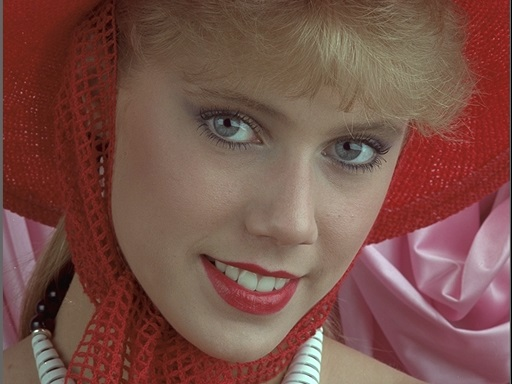
#> input picture I04.jpg, 512 x 384 px
$ python de2.py
#> lines starting #> are read from the running program, lines starting #| are printed output that depends on the picture
import cv2
import numpy as np
from matplotlib import pyplot as plt

# 1. đọc ảnh
I = cv2.imread("./I04.jpg")
#> I is the input picture: shape (384, 512, 3); mean B, G, R 72.7, 80.9, 121.3
# cv2.imshow("I", I)

# 2. size ảnh về kích thước 256x256
I2 = cv2.resize(I, (256, 256))
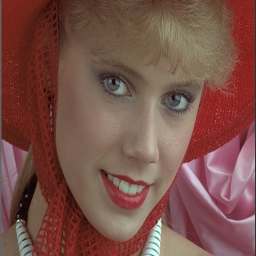
#> I2: shape (256, 256, 3); mean B, G, R 72.7, 80.9, 121.3
# cv2.imshow("I2", I2)

# 3. chuyển ảnh sang HSV
Ihsv = cv2.cvtColor(I, cv2.COLOR_BGR2HSV)
#> Ihsv: shape (384, 512, 3); mean H, S, V 37.4, 113.6, 121.6
# cv2.imshow("kenh S", Ihsv[:, :, 1])

# 4. làm trơn kênh V của ảnh Ihsv
Ihsv_tron = cv2.blur(Ihsv[:, :, 2], (3, 3))
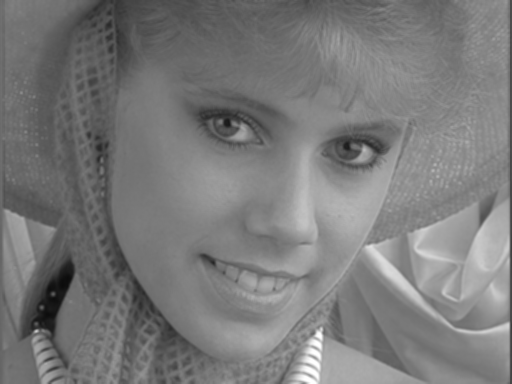
#> Ihsv_tron: shape (384, 512); min 11, max 255, mean 121.6
# cv2.imshow("Ihsv_tron", Ihsv_tron)

I3 = cv2.cvtColor(Ihsv, cv2.COLOR_HSV2BGR)
# cv2.imshow("I3", I3)

# 5. xác định biên theo phương pháp Candy của kênh
Ivb = cv2.Canny(Ihsv[:, :, 2], 0, 255)
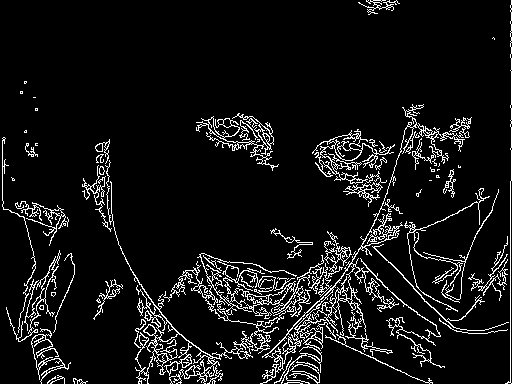
#> Ivb: shape (384, 512); 7.8% white in thin lines or dots
# cv2.imshow("Ivb", Ivb)

# 6. xác định histogram của kênh S của ảnh Ihsv. vẽ histogram

# xây dựng hàm tính histogram
def tinh_his(Ihsv):
    r = Ihsv.shape[0]
#> r = 384
    c = Ihsv.shape[1]
#> c = 512
    mat_his = np.zeros(256, dtype='uint32')
    for i in range(0, r):
        for j in range(0, c):
            mat = Ihsv[i][j]
            mat_his[mat] = mat_his[mat] + 1
#> after the loop, mat_his = 256 values, max 2346 at index 68, min 0 at index 1, mean 768
    return mat_his


hist = tinh_his(Ihsv[:, :, 1])
#> hist has the same summary as mat_his in tinh_his
# [6 lines of commented-out code are left out]
hist_function = cv2.calcHist(Ihsv[:, :, 1], channels=[2], mask=None, histSize=[256], ranges=[0, 256])
#> hist_function = 256 values, max 17 at index 194, min 0 at index 0, mean 2
plt.plot(hist_function)
# print(hist_function)
# plt.show()

# ----------- cân bằng histogram -------------
hist_canbang = cv2.equalizeHist(Ihsv[:, :, 1])
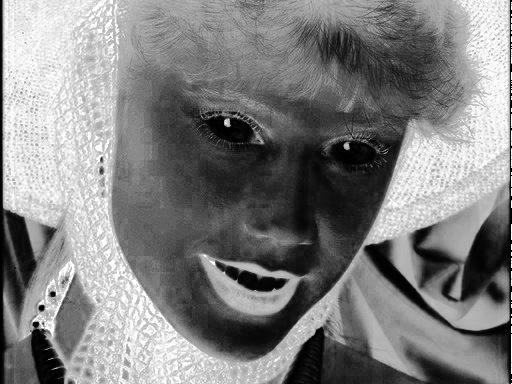
#> hist_canbang: shape (384, 512); min 0, max 255, mean 128.3
# cv2.imshow("hist can bang", Ihsv[:, :, 1])
plt.plot(hist_canbang)
# plt.show()

cv2.waitKey(0)
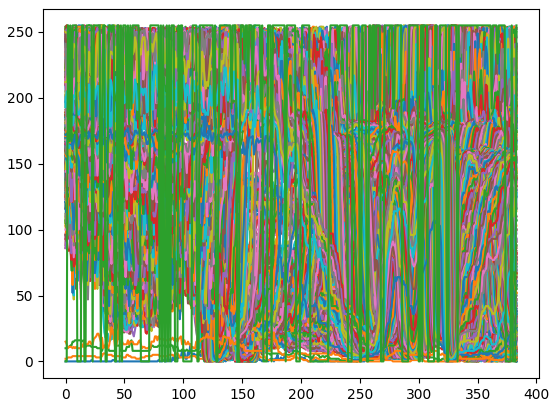
#> figure drawn by matplotlib, 1 panel; curve peaks at x = 194, y = 17; curve peaks at x = 32, y = 6; curve peaks at x = 8, y = 16
